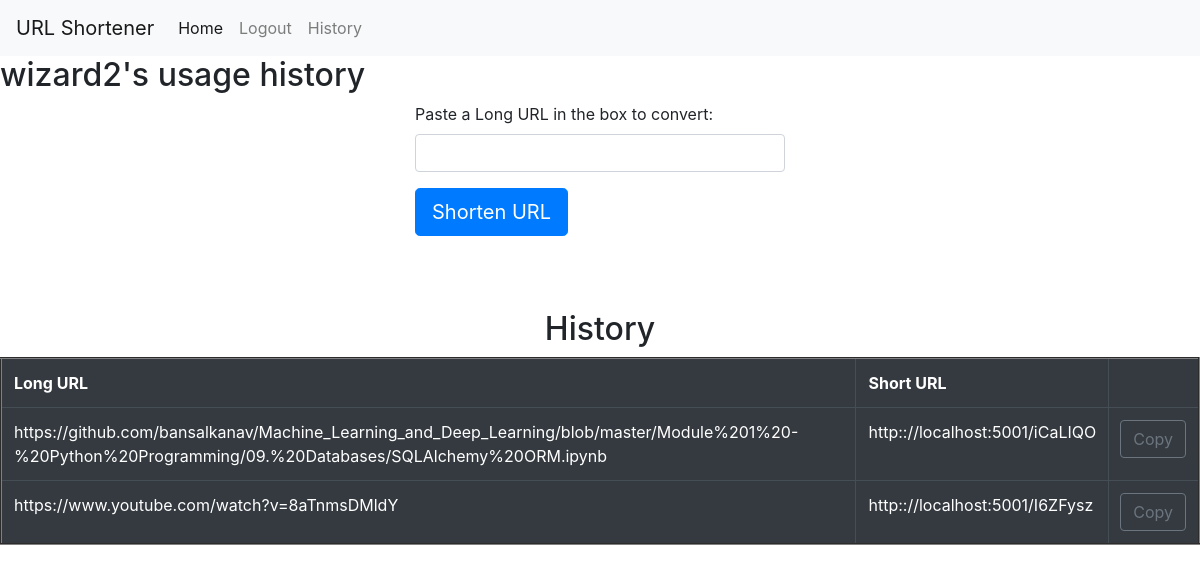
The app's page /history (signed in) with its own data.
### main.py (models this page shows, shortened)
class Users(UserMixin, db.Model):
    __tablename__ = 'users'
    id = db.Column(db.Integer, primary_key=True)
    name = db.Column(db.String(), unique=True)
    email = db.Column(db.String())
    password = db.Column(db.String())

class Url(db.Model):
    __tablename__ = 'url'
    short_url = db.Column(db.String(), primary_key=True)
    long_url = db.Column(db.String())
    user_id = db.Column(db.Integer, db.ForeignKey('users.id'))
    users = db.relationship("Users", backref=backref("users", uselist=False))

### main.py (the view)
@app.route('/history')
@login_required
def get_history():
    form = UrlForm()
    url_data = Url.query.filter_by(user_id=current_user.id).all()
    return render_template('shorten_url.html', form=form, data=url_data, history_name=current_user.name)

### main.py
class UrlForm(FlaskForm):
    long_url = StringField('Paste a Long URL in the box to convert: ', validators=[InputRequired()])

### main.py (called while the page is built)
@login_manager.user_loader
def load_user(user_id):
    return Users.query.get(int(user_id))

### templates/shorten_url.html (shortened to what this page needs)
{% extends "bootstrap/base.html" %}
{% import "bootstrap/wtf.html" as wtf %}
{% block styles %}
<link rel="stylesheet" href="https://cdn.jsdelivr.net/npm/bootstrap@4.3.1/dist/css/bootstrap.min.css">
{% endblock %}
{% block content %}
  <nav class="navbar navbar-expand-lg navbar-light bg-light">
      <a class="navbar-brand" href="#">URL Shortener</a>
      <div class="collapse navbar-collapse" id="navbarSupportedContent">
        <ul class="navbar-nav mr-auto">
          <li class="nav-item active">
            <a class="nav-link" href="{{ url_for('index') }}">Home <span class="sr-only">(current)</span></a>
          </li>
          <li class="nav-item">
            <a class="nav-link" href="{{ url_for('logout') }}">Logout</a>
          </li>
          <li class="nav-item">
            <a class="nav-link" href="{{ url_for('get_history') }}" tabindex="-1" >History</a>
          </li>
        </ul>
      </div>
  </nav>
    {% if history_name %}
        <h2>{{ history_name }}'s usage history</h2>
    {% endif %}
    <form class="col-md-4 col-md-offset-4" style="margin:auto" method="post" action="/shorten-url">
        {{ wtf.form_field(form.long_url) }}
        <button type="submit" class="btn btn-lg btn-primary" style="margin-bottom:50px">Shorten URL</button>
    </form>
    <br>
    {% if data %}
    <h2 style="text-align:center">History</h2>
        <table border="2px" style="margin:auto" class="table table-dark">
            <tr>
                <th>Long URL</th>
                <th>Short URL</th>
                <th></th>
            </tr>
            {% for i in range(data | length) %}
                <tr>
                    <td>{{ data[i].long_url }}</td>
                    {% set id = "hist" + i|string() %}
                    <td id="{{ i }}" >{{ "http:://localhost:5001/" + data[i].short_url }}</td>
                    <td><div class="input-group-append">
                    <button class="btn btn-outline-secondary" type="submit" onclick="copyText2('{{ i }}')">Copy</button>
                </div></td>
                </tr>
            {% endfor %}
        </table>
    {% endif %}
{% endblock %}

### records on screen
Users: name "wizard2"
Url: long_url "https://github.com/bansalkanav/Machine_Learning_and_Deep_Learning/blob/master/Module%201%20-%20Python%20Programming/09.%20Databases/SQLAlchemy%20ORM.ipynb", short_url "http:://localhost:5001/iCaLIQO"
Url: long_url "https://www.youtube.com/watch?v=8aTnmsDMldY", short_url "http:://localhost:5001/I6ZFysz"
